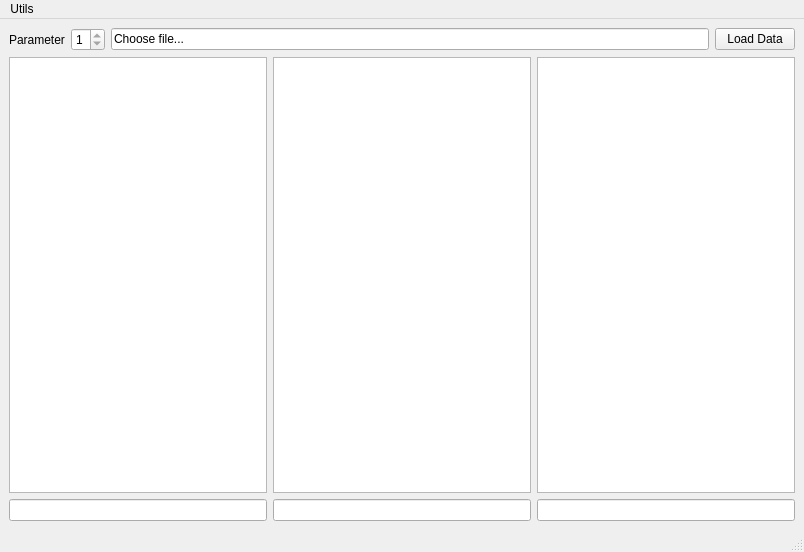
<?xml version="1.0" encoding="UTF-8"?>
<ui version="4.0">
 <class>MainWindow</class>
 <widget class="QMainWindow" name="MainWindow">
  <property name="geometry">
   <rect>
    <x>0</x>
    <y>0</y>
    <width>804</width>
    <height>552</height>
   </rect>
  </property>
  <property name="windowTitle">
   <string>MainWindow</string>
  </property>
  <widget class="QWidget" name="centralwidget">
   <layout class="QVBoxLayout" name="verticalLayout_2">
    <item>
     <layout class="QHBoxLayout" name="horizontalLayout_3">
      <item>
       <widget class="QLabel" name="label">
        <property name="text">
         <string>Parameter</string>
        </property>
       </widget>
      </item>
      <item>
       <widget class="QSpinBox" name="spinBox">
        <property name="minimum">
         <number>1</number>
        </property>
        <property name="maximum">
         <number>1</number>
        </property>
       </widget>
      </item>
      <item>
       <widget class="QLineEdit" name="lineEdit_4">
        <property name="text">
         <string>Choose file...</string>
        </property>
       </widget>
      </item>
      <item>
       <widget class="QPushButton" name="pushButton">
        <property name="text">
         <string>Load Data</string>
        </property>
       </widget>
      </item>
     </layout>
    </item>
    <item>
     <layout class="QHBoxLayout" name="horizontalLayout">
      <item>
       <widget class="myImageView" name="graphicsView_3"/>
      </item>
      <item>
       <widget class="myImageView" name="graphicsView_2"/>
      </item>
      <item>
       <widget class="myImageView" name="graphicsView"/>
      </item>
     </layout>
    </item>
    <item>
     <layout class="QHBoxLayout" name="horizontalLayout_2">
      <item>
       <widget class="QLineEdit" name="lineEdit_2"/>
      </item>
      <item>
       <widget class="QLineEdit" name="lineEdit_3"/>
      </item>
      <item>
       <widget class="QLineEdit" name="lineEdit"/>
      </item>
     </layout>
    </item>
   </layout>
  </widget>
  <widget class="QMenuBar" name="menubar">
   <property name="geometry">
    <rect>
     <x>0</x>
     <y>0</y>
     <width>804</width>
     <height>21</height>
    </rect>
   </property>
   <widget class="QMenu" name="menuUtils">
    <property name="title">
     <string>Utils</string>
    </property>
    <addaction name="actionLoad_Test_Data"/>
   </widget>
   <addaction name="menuUtils"/>
  </widget>
  <widget class="QStatusBar" name="statusbar"/>
  <action name="actionLoad_Test_Data">
   <property name="text">
    <string>Load Test Data</string>
   </property>
  </action>
 </widget>
 <customwidgets>
  <customwidget>
   <class>myImageView</class>
   <extends>QGraphicsView</extends>
   <header>QTvisualiser.views</header>
  </customwidget>
 </customwidgets>
 <resources/>
 <connections/>
</ui>
